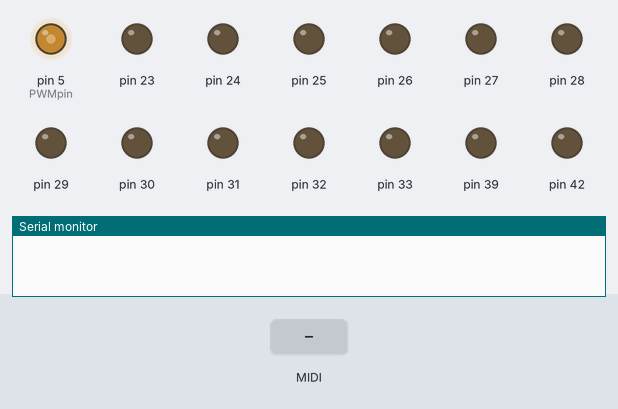
Recording of a sketch running on a simulated Arduino Mega 2560, built with avr-gcc and run on an emulated ATmega2560. Shown: output pins drawn as LEDs (lit = HIGH), the last lines printed to the serial monitor. Inputs (shaded band) come from the test bench. MIDI output is not drawn.

Above: at 1.2 s.
1.3 s: MIDI note 64 received
At 1.45 s:
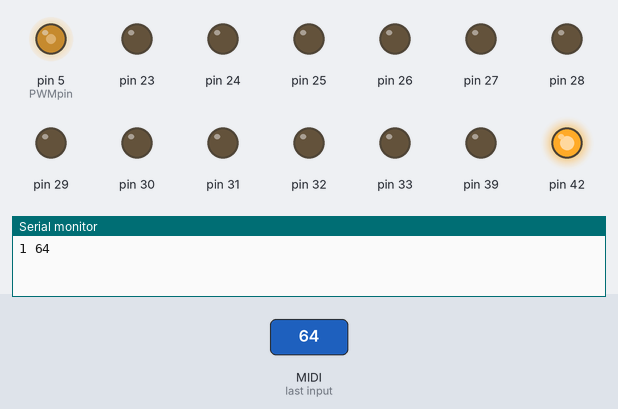
3.1 s: MIDI note 67 received
At 3.25 s:
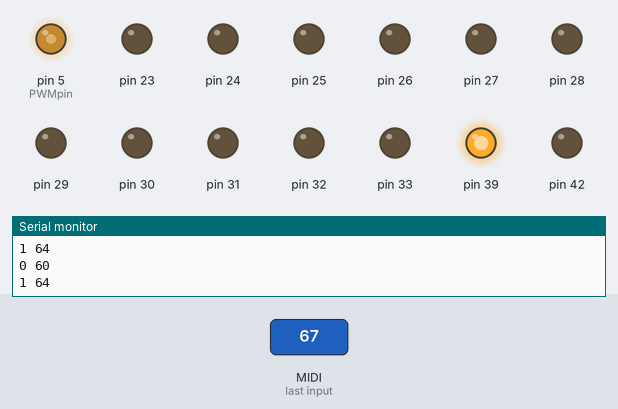
Timing chart, 0 to 6.1 s (numbered marks = the images above; inputs shaded):
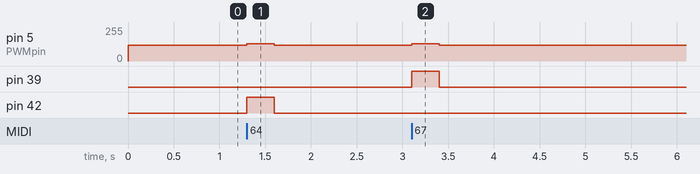

Measured:
- after the input at 1.3 s, pin 5 (PWMpin): 120/255 → 128/255 at once, → 120/255 0.30 s later; pin 42: LOW → HIGH at once, → LOW 0.30 s later
- after the input at 3.1 s, pin 5 (PWMpin): 120/255 → 128/255 at once, → 120/255 0.30 s later; pin 39: LOW → HIGH at once, → LOW 0.30 s later

The sketch:

Hamoron_Firmware.ino
```cpp
#include <MIDI.h>

#include <avr/wdt.h>

const int PWMpin = 5;

int NoteCount = 0;

int Expression = 60;

MIDI_CREATE_INSTANCE(HardwareSerial, Serial1, MIDI);

void Initialize() {
  //全てのピンをLOWにする
  PORTB &= ~_BV(0);
  PORTB &= ~_BV(1);
  PORTB &= ~_BV(2);
  PORTB &= ~_BV(3);
  PORTL &= ~_BV(0);
  PORTL &= ~_BV(1);
  PORTL &= ~_BV(2);
  PORTL &= ~_BV(3);
  PORTL &= ~_BV(4);
  PORTL &= ~_BV(5);
  PORTL &= ~_BV(6);
  PORTL &= ~_BV(7);
  PORTG &= ~_BV(0);
  PORTG &= ~_BV(1);
  PORTG &= ~_BV(2);
  PORTD &= ~_BV(7);
  PORTC &= ~_BV(0);
  PORTC &= ~_BV(1);
  PORTC &= ~_BV(2);
  PORTC &= ~_BV(3);
  PORTC &= ~_BV(4);
  PORTC &= ~_BV(5);
  PORTC &= ~_BV(6);
  PORTC &= ~_BV(7);
  PORTA &= ~_BV(7);
  PORTA &= ~_BV(6);
  PORTA &= ~_BV(5);
  PORTA &= ~_BV(4);
  PORTA &= ~_BV(3);
  PORTA &= ~_BV(2);
  PORTA &= ~_BV(1);
  PORTA &= ~_BV(0);

  NoteCount = 0;

  analogWrite(PWMpin, 120);//送風量を60にする

}


void VolumeChange() {
  if (NoteCount < 0) {
    NoteCount = 0;
  }
  int vel = Expression + 4 * NoteCount;
  analogWrite(PWMpin, constrain(vel + vel, 0, 255)); //vel+vel(2倍)
  Serial.print(NoteCount);
  Serial.print(' ');
  Serial.println(vel);
}


int AdjustNote (int note) {
  if (note <= 84 && note >= 53) {
  } else if (note > 84) {
    do {
      note = note - 12;
    } while (note > 84);
  } else if (note < 53) {
    do {
      note = note + 12;
    } while (note < 53);
  }
  return note;
}

void handleNoteOn(byte channel, byte note, byte velocity) {
  (void) channel;//Wunused-parameter警告を回避
  (void) velocity;
  note = AdjustNote(note);
  NoteCount += 1;
  VolumeChange();

  if (note == 53) {
    PORTB |= _BV(0);
  } else if (note == 54) {
    PORTB |= _BV(1);
  } else if (note == 55) {
    PORTB |= _BV(2);
  } else if (note == 56) {
    PORTB |= _BV(3);
  } else if (note == 57) {
    PORTL |= _BV(0);
  } else if (note == 58) {
    PORTL |= _BV(1);
  } else if (note == 59) {
    PORTL |= _BV(2);
  } else if (note == 60) {
    PORTL |= _BV(3);
  } else if (note == 61) {
    PORTL |= _BV(4);
  } else if (note == 62) {
    PORTL |= _BV(5);
  } else if (note == 63) {
    PORTL |= _BV(6);
  } else if (note == 64) {
    PORTL |= _BV(7);
  } else if (note == 65) {
    PORTG |= _BV(0);
  } else if (note == 66) {
    PORTG |= _BV(1);
  } else if (note == 67) {
    PORTG |= _BV(2);
  } else if (note == 68) {
    PORTD |= _BV(7);
  } else if (note == 69) {
    PORTC |= _BV(0);
  } else if (note == 70) {
    PORTC |= _BV(1);
  } else if (note == 71) {
    PORTC |= _BV(2);
  } else if (note == 72) {
    PORTC |= _BV(3);
  } else if (note == 73) {
    PORTC |= _BV(4);
  } else if (note == 74) {
    PORTC |= _BV(5);
  } else if (note == 75) {
    PORTC |= _BV(6);
  } else if (note == 76) {
    PORTC |= _BV(7);
  } else if (note == 77) {
    PORTA |= _BV(7);
  } else if (note == 78) {
    PORTA |= _BV(6);
  } else if (note == 79) {
    PORTA |= _BV(5);
  } else if (note == 80) {
    PORTA |= _BV(4);
  } else if (note == 81) {
    PORTA |= _BV(3);
  } else if (note == 82) {
    PORTA |= _BV(2);
  } else if (note == 83) {
    PORTA |= _BV(1);
  } else if (note == 84) {
    PORTA |= _BV(0);
  } else {
  }
}

void handleNoteOff(byte channel, byte note, byte velocity) {
  (void) channel;
  (void) velocity;
  note = AdjustNote(note);
  NoteCount -= 1;
  VolumeChange();

  if (note == 53) {
    PORTB &= ~_BV(0);
  } else if (note == 54) {
    PORTB &= ~_BV(1);
  } else if (note == 55) {
    PORTB &= ~_BV(2);
  } else if (note == 56) {
    PORTB &= ~_BV(3);
  } else if (note == 57) {
    PORTL &= ~_BV(0);
  } else if (note == 58) {
    PORTL &= ~_BV(1);
  } else if (note == 59) {
    PORTL &= ~_BV(2);
  } else if (note == 60) {
    PORTL &= ~_BV(3);
  } else if (note == 61) {
    PORTL &= ~_BV(4);
  } else if (note == 62) {
    PORTL &= ~_BV(5);
  } else if (note == 63) {
    PORTL &= ~_BV(6);
  } else if (note == 64) {
    PORTL &= ~_BV(7);
  } else if (note == 65) {
    PORTG &= ~_BV(0);
  } else if (note == 66) {
    PORTG &= ~_BV(1);
  } else if (note == 67) {
    PORTG &= ~_BV(2);
  } else if (note == 68) {
    PORTD &= ~_BV(7);
  } else if (note == 69) {
    PORTC &= ~_BV(0);
  } else if (note == 70) {
    PORTC &= ~_BV(1);
  } else if (note == 71) {
    PORTC &= ~_BV(2);
  } else if (note == 72) {
    PORTC &= ~_BV(3);
  } else if (note == 73) {
    PORTC &= ~_BV(4);
  } else if (note == 74) {
    PORTC &= ~_BV(5);
  } else if (note == 75) {
    PORTC &= ~_BV(6);
  } else if (note == 76) {
    PORTC &= ~_BV(7);
  } else if (note == 77) {
    PORTA &= ~_BV(7);
  } else if (note == 78) {
    PORTA &= ~_BV(6);
  } else if (note == 79) {
    PORTA &= ~_BV(5);
  } else if (note == 80) {
    PORTA &= ~_BV(4);
  } else if (note == 81) {
    PORTA &= ~_BV(3);
  } else if (note == 82) {
    PORTA &= ~_BV(2);
  } else if (note == 83) {
    PORTA &= ~_BV(1);
  } else if (note == 84) {
    PORTA &= ~_BV(0);
  } else {
  }
}

void handleControlChange(byte channel, byte number, byte value) {
  (void) channel;
  if (number == 120 || number == 121 || number == 123) { //AllSoundsOff, ResetAllControler, AllNoteOff
    Initialize();
  } else if (number == 11) { //Expression
    Expression = value;
    VolumeChange();
  } else {
  }
}

void setup() {
  pinMode(53, OUTPUT);//F3
  pinMode(52, OUTPUT);
  pinMode(51, OUTPUT);
  pinMode(50, OUTPUT);
  pinMode(49, OUTPUT);
  pinMode(48, OUTPUT);
  pinMode(47, OUTPUT);

  pinMode(46, OUTPUT);//C4
  pinMode(45, OUTPUT);
  pinMode(44, OUTPUT);
  pinMode(43, OUTPUT);
  pinMode(42, OUTPUT);
  pinMode(41, OUTPUT);
  pinMode(40, OUTPUT);
  pinMode(39, OUTPUT);
  pinMode(38, OUTPUT);
  pinMode(37, OUTPUT);
  pinMode(36, OUTPUT);
  pinMode(35, OUTPUT);

  pinMode(34, OUTPUT);//C5
  pinMode(33, OUTPUT);
  pinMode(32, OUTPUT);
  pinMode(31, OUTPUT);
  pinMode(30, OUTPUT);
  pinMode(29, OUTPUT);
  pinMode(28, OUTPUT);
  pinMode(27, OUTPUT);
  pinMode(26, OUTPUT);
  pinMode(25, OUTPUT);
  pinMode(24, OUTPUT);
  pinMode(23, OUTPUT);

  pinMode(22, OUTPUT);//C6

  //PWM
  TCCR3B = (TCCR3B & 0b11111000) | 0x01;
  pinMode(PWMpin, OUTPUT);

  MIDI.setHandleNoteOn(handleNoteOn);
  MIDI.setHandleNoteOff(handleNoteOff);
  MIDI.setHandleControlChange(handleControlChange);

  MIDI.turnThruOff();//THRUの実行を停止

  Initialize();

  Serial.begin(115200);

  MIDI.begin(MIDI_CHANNEL_OMNI);
  //MIDI.begin(1);
  wdt_enable(WDTO_30MS);
}


void loop() {

  MIDI.read();
  wdt_reset();

}
```
